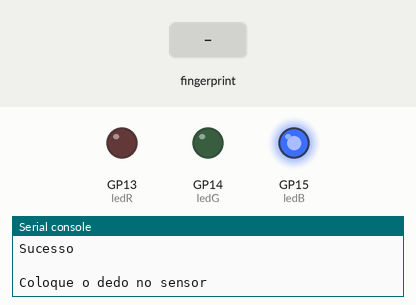
Simulated run of this program. Board: Raspberry Pi Pico running MicroPython. On the bench: output pins drawn as LEDs (lit = HIGH), the last lines printed to the serial console. The test bench sets the inputs (shaded band). The interpreter's speed is modelled, so counts of loop turns are approximate; the clock reads 2024-03-15 10:24:30 at power-on unless the program sets it.

Above: at 1.3 s.
1.4 s: finger stored as number 1 placed on the sensor
At 2.9 s:
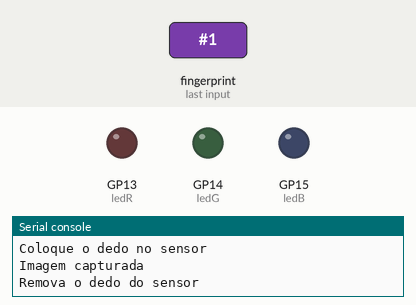
Timing chart, 0 to 6.0 s (numbered marks = the images above; inputs shaded):
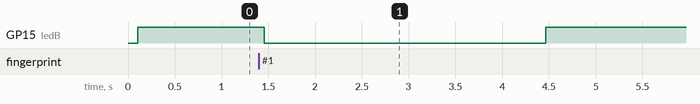

The program:

fingerdemo_mpython.py
```python
# Exemplo do sensor de captura de digitais
from machine import UART, Pin
from time import sleep
from fingersensor_mpython import FingerSensor

# Iniciacao
ledR = Pin(13, Pin.OUT)
ledG = Pin(14, Pin.OUT)
ledB = Pin(15, Pin.OUT)
ledR.off()
ledG.off()
ledB.off()
uart = UART(0, tx=Pin(16), rx=Pin(17))
finger = FingerSensor(uart)
sleep(0.1)
c = finger.count()
if c > 0:
    print ('Apagando {} digitais'.format(c))
    if finger.clear():
        print ('Sucesso')

# Rotina para ler digital e gerar a feature
def captureFeature(numbuf):
    while True:
        ledB.on()
        print ('Coloque o dedo no sensor')
        while not finger.capture():
            sleep(0.05)
        ledB.off()
        print ('Imagem capturada')
        ok = finger.createFeature(numbuf)
        print ('Remova o dedo do sensor')
        sleep(3)
        if ok:
            print('Feature criada')
            return
        ledR.on()
        print ('Imagem ruim, tente de novo')
        sleep(1)
        ledR.off()

# Rotina para cadastrar digital
def enroll():
    first = True
    while True:
        if not first:
            captureFeature(1)
        captureFeature(2)
        if not finger.createModel():
            ledR.on()
            first = False
            print ('Imagens nao combinam, vamos repetir')
            sleep(1)
            ledR.off()
            continue
        pos = finger.count()
        if finger.store(1,pos):
            ledG.on()
            print ('Digital cadastrada na posicao {}'.format(pos))
            sleep(1)
            ledG.off()
            return
        else:
            ledR.on()
            print ('Erro {} ao salvar'.format(finger.lastResponse()))
            sleep(1)
            ledR.off()

# Laco Principal
while True:
    print()
    captureFeature(1)
    print('Procurando...')
    pos = finger.search(1)
    if pos == -1:
        print ('Desconhecida, vamos cadastrar')
        enroll()
    else:
        ledG.on()
        print ('Digital {} reconhecida'.format(pos))
        sleep(1)
        ledG.off()
```

fingersensor_mpython.py
```python
# Driver Simplificado para o Sensor de Digitais FPM10A
from machine import UART
from time import time,sleep

class FingerSensor(object):

    # Codigos de Resposta
    RESP_OK = 0
    RESP_ERRCOM = 1
    RESP_NOFINGER = 2
    RESP_IMGFAIL = 3
    RESP_BADIMG = 6
    RESP_FEWFP = 7
    RESP_TOODIF = 10
    RESP_NOIMG = 21

    # Comandos
    CMD_GENIMG = 0x01
    CMD_IMG2TZ = 0x02
    CMD_SEARCH = 0x04
    CMD_REGMODEL = 0x05
    CMD_STORE = 0x06
    CMD_EMPTY = 0x0D
    CMD_TEMPLATECOUNT = 0x1D

    # Construtor
    def __init__(self, uart):
        self.uart = uart
        uart.init(baudrate=9600*6, bits=8, parity=None, stop=1)
        self.response = FingerSensor.RESP_OK
        self.bufRx = bytearray(300)

    # Obtem ultima resposta
    def lastResponse(self):
        return self.response

    # Envia comando ao sensor
    def sendCmd(self, cmd):
        header = bytearray(9)
        checksum = bytearray(2)
        header[0] = 0xEF
        header[1] = 0x01
        header[2] = 0xFF
        header[3] = 0xFF
        header[4] = 0xFF
        header[5] = 0xFF
        header[6] = 0x01
        header[7] = (len(cmd)+2) >> 8
        header[8] = (len(cmd)+2) & 0xFF
        chk = header[6]+header[7]+header[8]
        for c in cmd:
            chk += c
        checksum[0] = (chk >> 8) & 0xFF
        checksum[1] = chk & 0xFF
        self.uart.write(header)
        self.uart.write(cmd)
        self.uart.write(checksum)

    # Lê resposta do sensor
    def getResponse(self):
        pos = 0
        state = 'S1'
        ok = False
        timeout = time()+10
        while True:
            rx = self.uart.read(1)
            if rx == None:
                if time() > timeout:
                    return False
                continue
            c = rx[0]
            self.bufRx[pos] = c
            pos = pos+1
            if state == 'S1':
                if c == 0xEF:
                    state = 'S2'
                else:
                    pos = 0
            elif state == 'S2':
                if c == 0x01:
                    state = 'ADDR'
                else:
                    pos = 0
                    state = 'S1'
            elif state == 'ADDR':
                if pos == 6:
                    state = 'TAG'
            elif state == 'TAG':
                chk = c
                state = 'LEN1'
            elif state == 'LEN1':
                chk += c
                dsize = c << 8
                state = 'LEN2'
            elif state == 'LEN2':
                chk += c
                i = dsize = dsize + c - 2
                state = 'DATA'
            elif state == 'DATA':
                chk = (chk + c) & 0xFFFF
                i = i -1
                if i == 0:
                    state = 'CHK1'
            elif state == 'CHK1':
                ok = c == (chk >> 8)
                state = 'CHK2'
            elif state == 'CHK2':
                ok = ok and (c == (chk & 0xFF))
                if ok:
                    self.response = self.bufRx[9]
                return ok

    # Apaga digitais armazenadas
    def clear(self):
        self.sendCmd(bytearray([FingerSensor.CMD_EMPTY]))
        ok = self.getResponse()
        return ok and self.response == FingerSensor.RESP_OK

    # Captura a imagem de uma digital
    def capture(self):
        self.sendCmd(bytearray([FingerSensor.CMD_GENIMG]))
        ok = self.getResponse()
        return ok and self.response == FingerSensor.RESP_OK

    # Converte a imagem atual de digital em uma feature
    # e salva em CharBuffer[numBuf] (1 or 2)
    def createFeature(self, numBuf):
        self.sendCmd(bytearray([FingerSensor.CMD_IMG2TZ, numBuf]))
        ok = self.getResponse()
        return ok and self.response == FingerSensor.RESP_OK

    # Cria um modelo (template) a partir das duas features em CharBuffer
    def createModel(self):
        self.sendCmd(bytearray([FingerSensor.CMD_REGMODEL]))
        ok = self.getResponse()
        return ok and self.response == FingerSensor.RESP_OK

    # Salva o modelo que esta em CharBuffer[numBuf] (1 or 2)
    # na posicao pos (0 to 149)
    def store(self, numbuf, pos):
        self.sendCmd(bytearray(
            [FingerSensor.CMD_STORE, numbuf, pos >> 8, pos & 0xFF]))
        ok = self.getResponse()
        return ok and self.response == FingerSensor.RESP_OK

    # Retorna quantas digitais estao armazenadas
    # -1 se algo der errado
    def count(self):
        self.sendCmd(bytearray([FingerSensor.CMD_TEMPLATECOUNT]))
        ok = self.getResponse()
        if ok and self.response == FingerSensor.RESP_OK:
            return (self.bufRx[10] << 8) + self.bufRx[11]
        return -1

    # Procura a digital correspondente a feature em CharBuffer[numBuf]
    # Se achar retorna posicao, senao retorna -1
    def search(self, numbuf):
        qty = self.count()
        cmd = [FingerSensor.CMD_SEARCH, numbuf, 0, 0, qty >> 8, qty & 0xFF]
        self.sendCmd(bytearray(cmd))
        ok = self.getResponse()
        if ok and self.response == FingerSensor.RESP_OK:
            return (self.bufRx[10] << 8) + self.bufRx[11]
        return -1
    
```

Measured:
- after the input at 1.4 s, GP15 (ledB): HIGH → LOW after 0.06 s, → HIGH 3.0 s later
